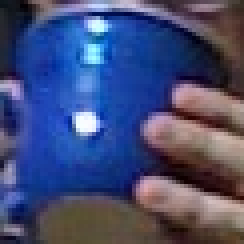
//> input picture resource/BlueCup.jpg, 61 x 61 px (shown 4 times larger)
$ ./ch5_ex5_3 ../resource/BlueCup.jpg   (built with g++ and OpenCV 4)
//> lines starting //> are read from the running program, lines starting //| are printed output that depends on the picture
//> further down, src is the input picture: 61 rows x 61 cols, CV_8UC3; mean B, G, R 117.6, 76.4, 68
//
// Example 5-3. Alternative method to combine and threshold image planes
//
/* *************** License:**************************
   Oct. 3, 2008
   Right to use this code in any way you want without warrenty, support or any guarentee of it working.

   BOOK: It would be nice if you cited it:
   Learning OpenCV: Computer Vision with the OpenCV Library
     by Gary Bradski and Adrian Kaehler
     Published by O'Reilly Media, October 3, 2008

   AVAILABLE AT:
     http://www.amazon.com/Learning-OpenCV-Computer-Vision-Library/dp/0596516134
     Or: http://oreilly.com/catalog/9780596516130/
     ISBN-10: 0596516134 or: ISBN-13: 978-0596516130

   OTHER OPENCV SITES:
   * The source code is on sourceforge at:
     http://sourceforge.net/projects/opencvlibrary/
   * The OpenCV wiki page (As of Oct 1, 2008 this is down for changing over servers, but should come back):
     http://opencvlibrary.sourceforge.net/
   * An active user group is at:
     http://tech.groups.yahoo.com/group/OpenCV/
   * The minutes of weekly OpenCV development meetings are at:
     http://pr.willowgarage.com/wiki/OpenCV
   ************************************************** */

#include <stdio.h>
#include <cv.h>
#include <highgui.h>

void sum_rgb(IplImage * src, IplImage * dst)
{
	// Allocate individual image planes.
	IplImage *r = cvCreateImage(cvGetSize(src), IPL_DEPTH_8U, 1);
	IplImage *g = cvCreateImage(cvGetSize(src), IPL_DEPTH_8U, 1);
	IplImage *b = cvCreateImage(cvGetSize(src), IPL_DEPTH_8U, 1);

	// Temporary storage.
	IplImage *s = cvCreateImage(cvGetSize(src), IPL_DEPTH_32F, 1);

	// Split image onto the color planes.
	cvSplit(src, r, g, b, NULL);
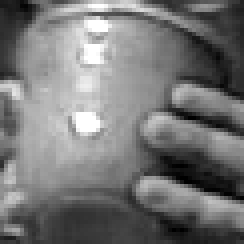
//> r: 61 rows x 61 cols, CV_8UC1 (shown 4 times larger); min 0, max 255, mean 117.6
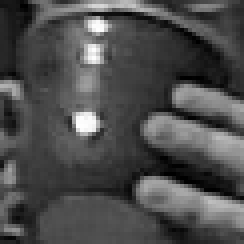
//> g: 61 rows x 61 cols, CV_8UC1 (shown 4 times larger); min 0, max 255, mean 76.4
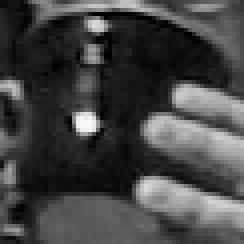
//> b: 61 rows x 61 cols, CV_8UC1 (shown 4 times larger); min 0, max 250, mean 68

	//Accumulate separate planes, combine and threshold
	cvZero(s);
	cvAcc(b, s);
	cvAcc(g, s);
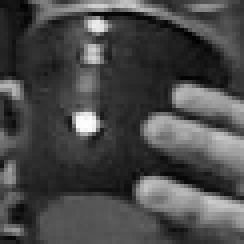
//> s: 61 rows x 61 cols, CV_32FC1 (shown 4 times larger); min 0, max 503, mean 144.5; drawn with min black and max white
	cvAcc(r, s);
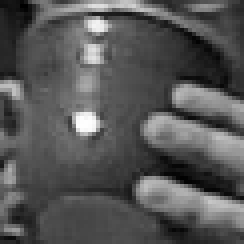
//> s: 61 rows x 61 cols, CV_32FC1 (shown 4 times larger); min 10, max 758, mean 262; drawn with min black and max white

	//Truncate values above 100 and rescale into dst
	cvThreshold(s, s, 100, 100, CV_THRESH_TRUNC);
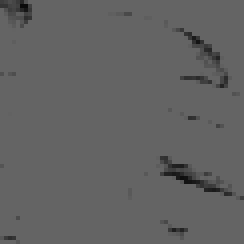
//> s: 61 rows x 61 cols, CV_32FC1 (shown 4 times larger); min 10, max 100, mean 97.9
	cvConvertScale(s, dst, 1, 0);

	cvReleaseImage(&r);
	cvReleaseImage(&g);
	cvReleaseImage(&b);
	cvReleaseImage(&s);
}

int main(int argc, char **argv)
{

	// Create a named window with a the name of the file.
	cvNamedWindow(argv[1], 1);

	// Load the image from the given file name.
	IplImage *src = cvLoadImage(argv[1]);
	IplImage *dst = cvCreateImage(cvGetSize(src), src->depth, 1);
	sum_rgb(src, dst);

	// Show the image in the named window
	cvShowImage(argv[1], dst);

	// Idle until the user hits the "Esc" key.
	while (1) {
		if ((cvWaitKey(10) & 0x7f) == 27)
//> the Esc key is pressed
			break;
	}

	// Clean up and don’t be piggies
	cvDestroyWindow(argv[1]);
	cvReleaseImage(&src);
	cvReleaseImage(&dst);

}

$ run again, on resource/HandOutdoorColor.jpg
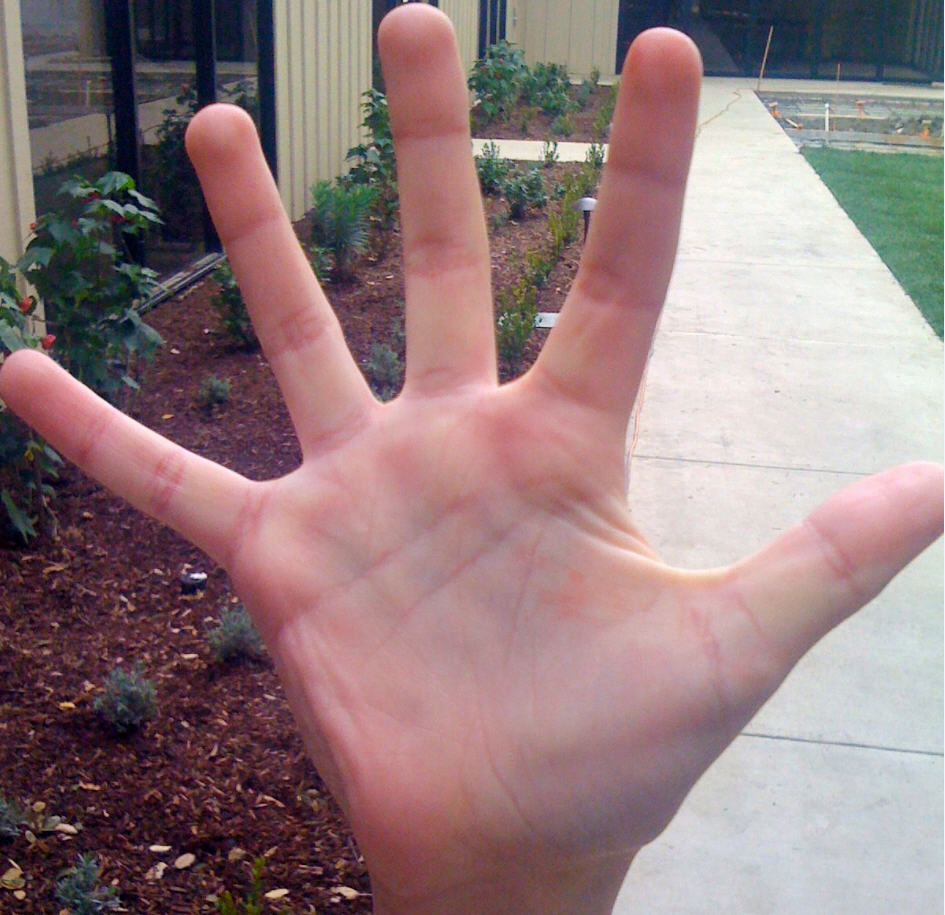
//> input picture resource/HandOutdoorColor.jpg, 945 x 915 px
//> src is the input picture: 915 rows x 945 cols, CV_8UC3; mean B, G, R 125.6, 123.8, 146.8
//> in sum_rgb, `cvSplit(src, r, g, b, NULL);`:
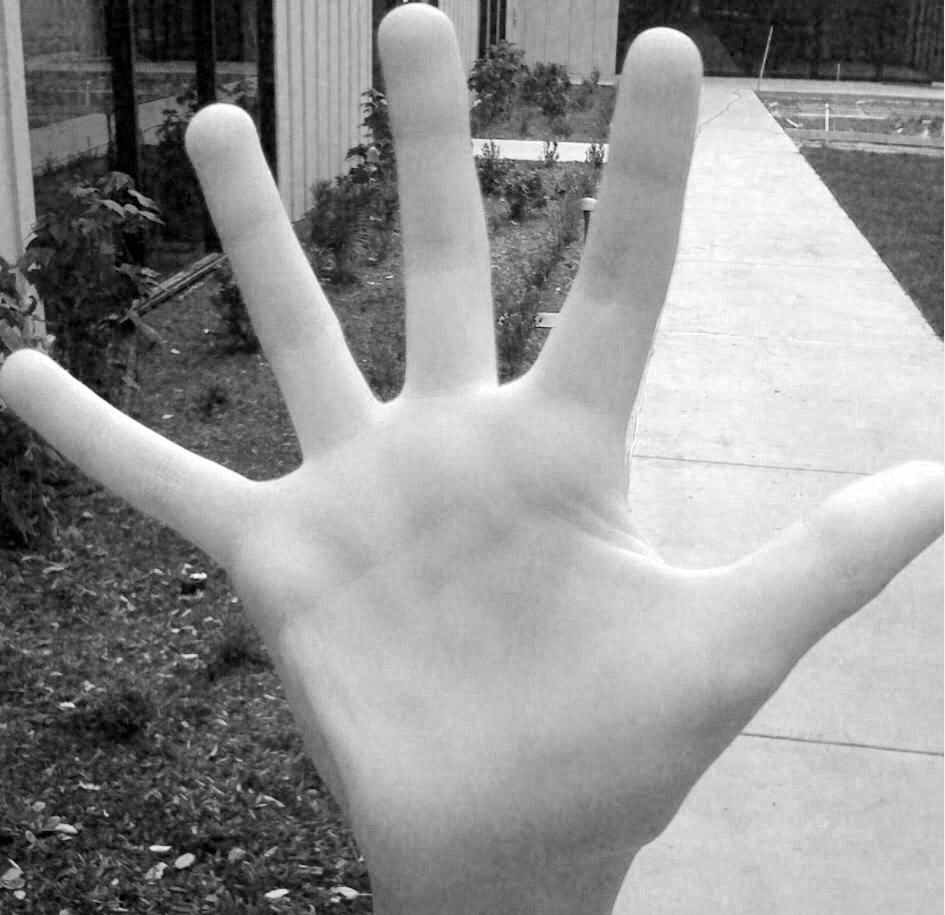
//> b: 915 rows x 945 cols, CV_8UC1; min 0, max 255, mean 146.8
//> in sum_rgb, `cvThreshold(s, s, 100, 100, CV_THRESH_TRUNC);`:
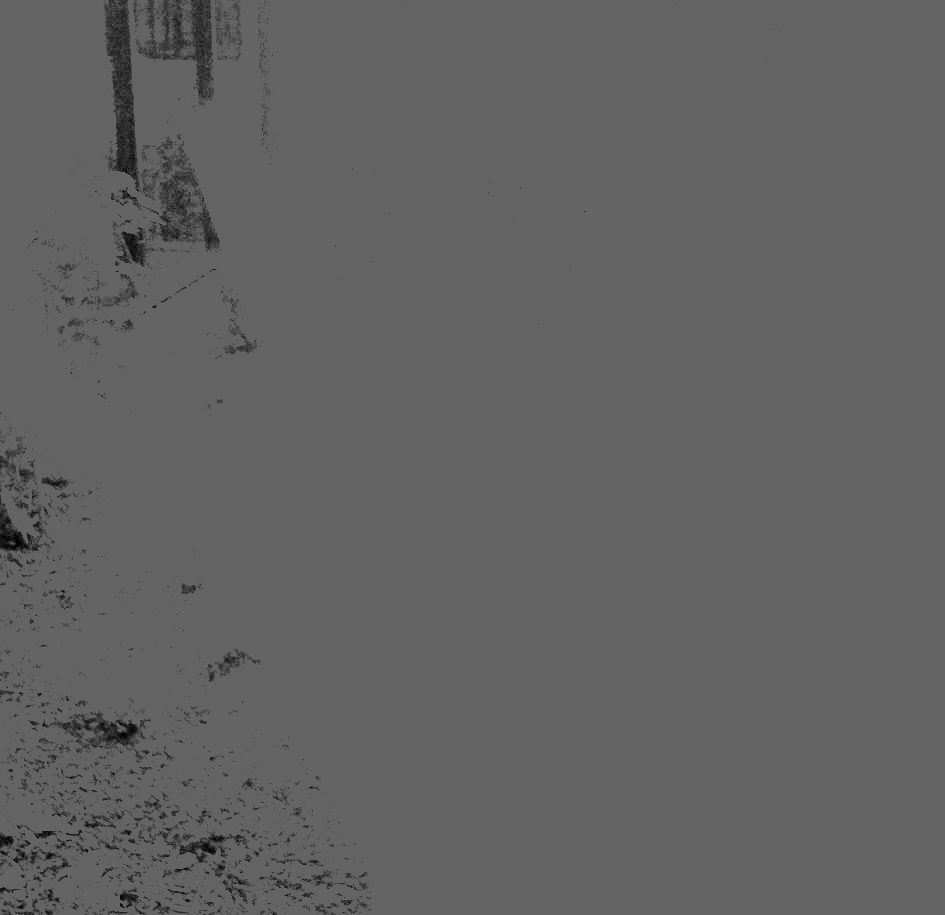
//> s: 915 rows x 945 cols, CV_32FC1; min 1, max 100, mean 98.4

$ run again, on resource/HandOutdoorSunColor.jpg
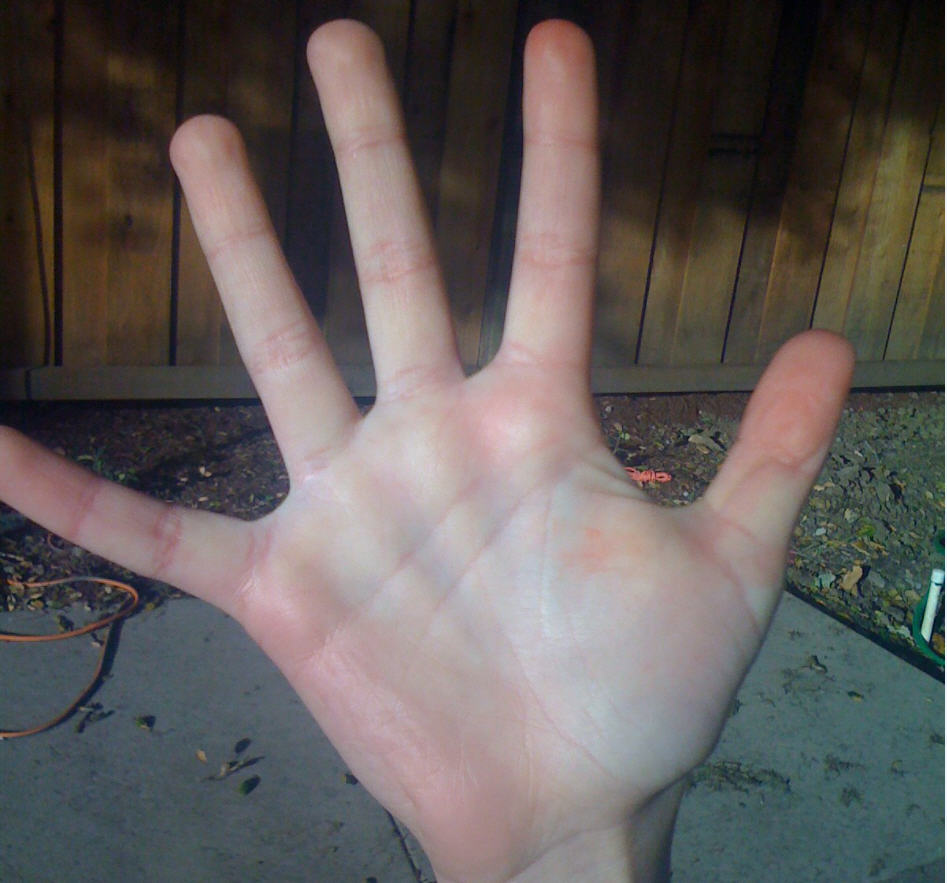
//> input picture resource/HandOutdoorSunColor.jpg, 947 x 883 px
//> src is the input picture: 883 rows x 947 cols, CV_8UC3; mean B, G, R 91.4, 93.1, 99.4
//> in sum_rgb, `cvSplit(src, r, g, b, NULL);`:
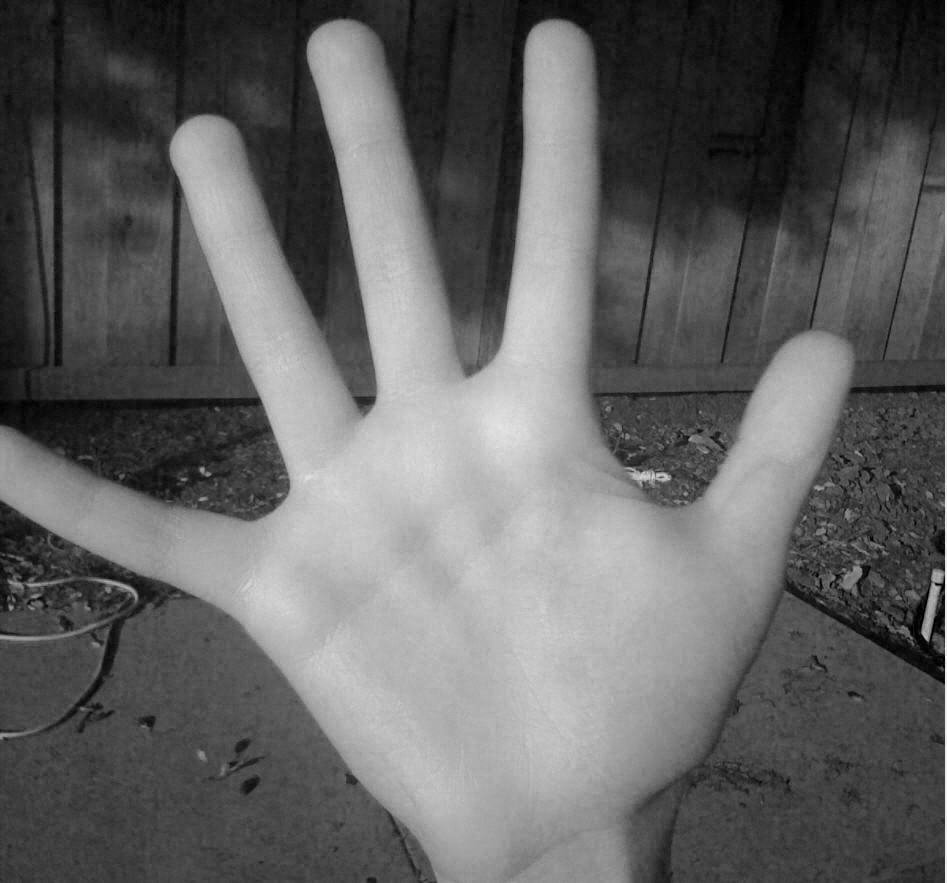
//> b: 883 rows x 947 cols, CV_8UC1; min 0, max 255, mean 99.4
//> in sum_rgb, `cvThreshold(s, s, 100, 100, CV_THRESH_TRUNC);`:
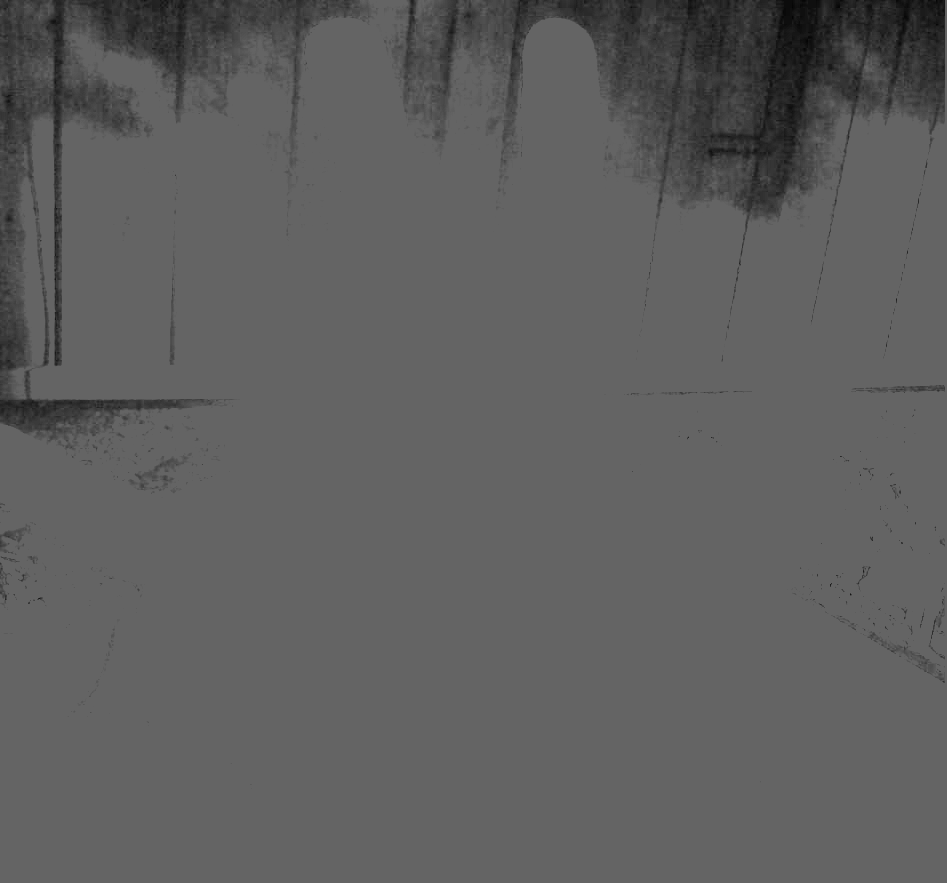
//> s: 883 rows x 947 cols, CV_32FC1; min 4, max 100, mean 94.6

$ run again, on resource/OpticalFlow0.jpg
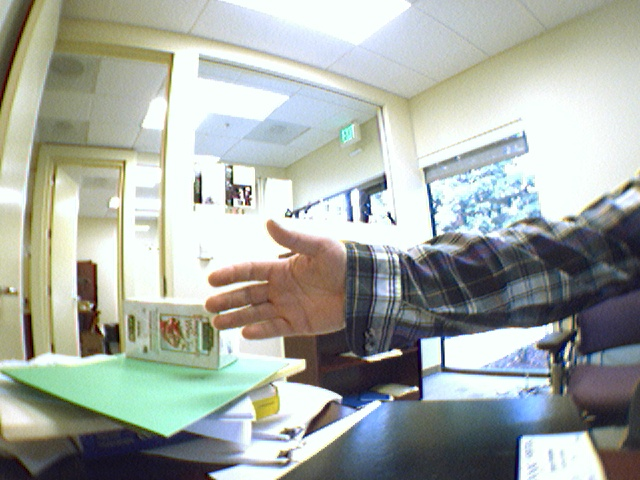
//> input picture resource/OpticalFlow0.jpg, 640 x 480 px
//> src is the input picture: 480 rows x 640 cols, CV_8UC3; mean B, G, R 164.4, 171.2, 165.4
//> in sum_rgb, `cvSplit(src, r, g, b, NULL);`:
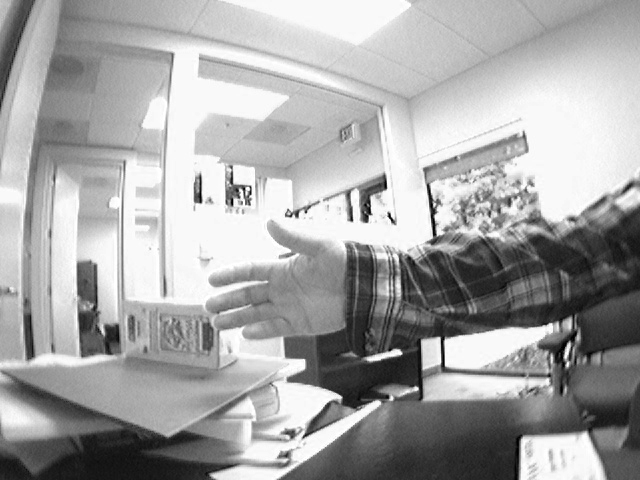
//> b: 480 rows x 640 cols, CV_8UC1; min 0, max 255, mean 165.4
//> in sum_rgb, `cvThreshold(s, s, 100, 100, CV_THRESH_TRUNC);`:
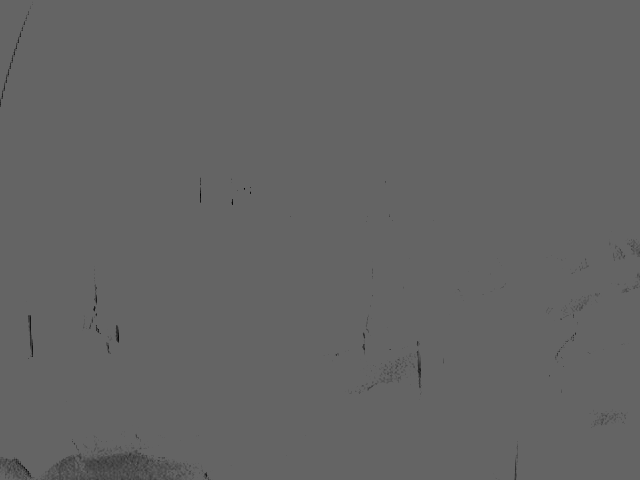
//> s: 480 rows x 640 cols, CV_32FC1; min 3, max 100, mean 99.6
